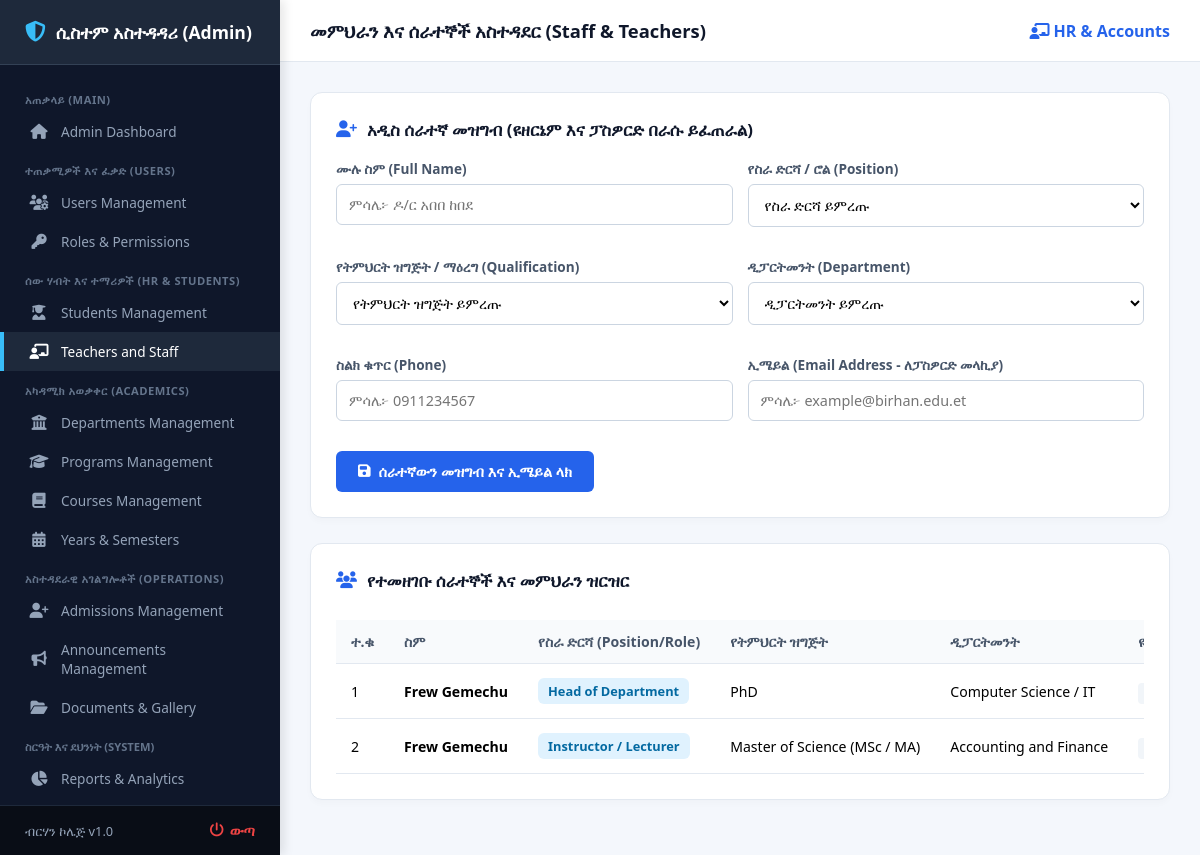
The app's page /admin/staff.php (signed in) with its own data.
### tables this page shows
CREATE TABLE `staff_teachers` (
  `id` int(11) NOT NULL,
  `full_name` varchar(150) NOT NULL,
  `position` varchar(100) NOT NULL,
  `qualification` varchar(100) DEFAULT NULL,
  `department` varchar(100) DEFAULT NULL,
  `phone` varchar(50) DEFAULT NULL,
  `email` varchar(100) DEFAULT NULL,
  `created_at` timestamp NOT NULL DEFAULT current_timestamp(),
  `username` varchar(100) DEFAULT NULL
);

### admin/staff.php (the view, shortened to what this page needs)
<?php
require_once '../config/config.php';
try {
    $pdo->exec("CREATE TABLE IF NOT EXISTS staff_teachers (
        id INT AUTO_INCREMENT PRIMARY KEY,
        full_name VARCHAR(150) NOT NULL,
        position VARCHAR(100) NOT NULL,
        qualification VARCHAR(100),
        department VARCHAR(100),
        phone VARCHAR(50),
        email VARCHAR(100),
        username VARCHAR(100) UNIQUE,
        created_at TIMESTAMP DEFAULT CURRENT_TIMESTAMP
    )");
    $pdo->exec("CREATE TABLE IF NOT EXISTS users (
        id INT AUTO_INCREMENT PRIMARY KEY,
        full_name VARCHAR(150) NOT NULL,
        username VARCHAR(100) UNIQUE NOT NULL,
        password VARCHAR(255) NOT NULL,
        role VARCHAR(50) DEFAULT 'Staff',
        created_at TIMESTAMP DEFAULT CURRENT_TIMESTAMP
    )");
} catch (Exception $e) {}
$staff_list = [];
try {
    $stmt = $pdo->query("SELECT * FROM staff_teachers ORDER BY id DESC");
    $staff_list = $stmt->fetchAll(PDO::FETCH_ASSOC);
} catch (Exception $e) {}
?>
<!DOCTYPE html>
<html lang="am">
<head>
    <link rel="stylesheet" href="https://cdnjs.cloudflare.com/ajax/libs/font-awesome/6.4.0/css/all.min.css">
</head>
<body>
    <?php include 'sidebar.php'; ?>
    <div class="main-container">
        <div class="topbar">
            <h3>መምህራን እና ሰራተኞች አስተዳደር (Staff & Teachers)</h3>
            <span style="font-weight: 600; color: #2563eb;"><i class="fa-solid fa-chalkboard-user"></i> HR & Accounts</span>
        </div>
        <div class="content-body">
            <div class="card">
                <h3><i class="fa-solid fa-user-plus"></i> አዲስ ሰራተኛ መዝግብ (ዩዘርኔም እና ፓስዎርድ በራሱ ይፈጠራል)</h3>
                <form method="POST">
                    <div style="display:grid; grid-template-columns: repeat(auto-fit, minmax(280px, 1fr)); gap: 15px;">
                        <div>
                            <label>ሙሉ ስም (Full Name)</label>
                            <input type="text" name="full_name" placeholder="ምሳሌ፦ ዶ/ር አበበ ከበደ" required>
                        </div>
                        <div>
                            <label>የስራ ድርሻ / ሮል (Position)</label>
                            <select name="position" required>
                                <option value="">የስራ ድርሻ ይምረጡ</option>
                            </select>
                        </div>
                        <div>
                            <label>የትምህርት ዝግጅት / ማዕረግ (Qualification)</label>
                            <select name="qualification" required>
                                <option value="">የትምህርት ዝግጅት ይምረጡ</option>
                            </select>
                        </div>
                        <div>
                            <label>ዲፓርትመንት (Department)</label>
                            <select name="department" required>
                                <option value="">ዲፓርትመንት ይምረጡ</option>
                            </select>
                        </div>
                        <div>
                            <label>ስልክ ቁጥር (Phone)</label>
                            <input type="text" name="phone" placeholder="ምሳሌ፦ 0911234567">
                        </div>
                        <div>
                            <label>ኢሜይል (Email Address - ለፓስዎርድ መላኪያ)</label>
                            <input type="email" name="email" placeholder="ምሳሌ፦ example@birhan.edu.et" required>
                        </div>
                    </div>
                    <button type="submit" name="add_staff" style="margin-top: 15px;"><i class="fa-solid fa-floppy-disk"></i> ሰራተኛውን መዝግብ እና ኢሜይል ላክ</button>
                </form>
            </div>
            <div class="card">
                <h3><i class="fa-solid fa-users"></i> የተመዘገቡ ሰራተኞች እና መምህራን ዝርዝር</h3>
                <div style="overflow-x: auto;">
                    <table>
                        <thead>
                            <tr>
                                <th>ተ.ቁ</th>
                                <th>ስም</th>
                                <th>የስራ ድርሻ (Position/Role)</th>
                                <th>የትምህርት ዝግጅት</th>
                                <th>ዲፓርትመንት</th>
                                <th>ዩዘርኔም (Username)</th>
                            </tr>
                        </thead>
                        <tbody>
                            <?php if(empty($staff_list)): ?>
                                <tr><td colspan="8" style="text-align:center; color:#64748b; padding:25px;">ምንም ሰራተኛ አልተመዘገበም።</td></tr>
                            <?php else: ?>
                                <?php $i=1; foreach($staff_list as $s): ?>
                                <tr>
                                    <td><?php echo $i++; ?></td>
                                    <td><strong><?php echo htmlspecialchars($s['full_name']); ?></strong></td>
                                    <td><span class="badge-pos"><?php echo htmlspecialchars($s['position']); ?></span></td>
                                    <td><?php echo htmlspecialchars($s['qualification']); ?></td>
                                    <td><?php echo htmlspecialchars($s['department']); ?></td>
                                    <td><span class="badge-user"><?php echo htmlspecialchars($s['username'] ?? 'N/A'); ?></span></td>
                                </tr>
                                <?php endforeach; ?>
                            <?php endif; ?>
                        </tbody>
                    </table>
                </div>
            </div>
        </div>
    </div>
</body>
</html>

### admin/staff.php (style rules this page uses)
* { box-sizing: border-box; margin: 0; padding: 0; font-family: 'Segoe UI', Tahoma, Geneva, Verdana, sans-serif; }
body { background-color: #f4f7fc; display: flex; height: 100vh; overflow: hidden; }
.main-container { flex: 1; display: flex; flex-direction: column; margin-left: 280px; overflow: hidden; width: calc(100% - 280px); }
.topbar { background: #fff; padding: 18px 30px; display: flex; justify-content: space-between; align-items: center; border-bottom: 1px solid #e2e8f0; }
.topbar h3 { font-size: 1.15rem; color: #0f172a; font-weight: 700; }
.content-body { padding: 30px; overflow-y: auto; flex: 1; }
.card { background: #fff; padding: 25px; border-radius: 12px; border: 1px solid #e2e8f0; margin-bottom: 25px; box-shadow: 0 4px 6px rgba(0,0,0,0.02); }
.card h3 { color: #0f172a; margin-bottom: 18px; font-size: 1.05rem; display: flex; align-items: center; gap: 10px; }
.card h3 i { color: #2563eb; }
label { font-size: 0.85rem; font-weight: 600; color: #475569; display: block; margin-bottom: 4px; }
input, select { width: 100%; padding: 10px 12px; margin-top: 2px; margin-bottom: 15px; border: 1px solid #cbd5e1; border-radius: 6px; font-size: 0.9rem; outline: none; background: #fff; }
button[type="submit"] { background: #2563eb; color: #fff; border: none; padding: 11px 22px; border-radius: 6px; cursor: pointer; font-weight: 600; font-size: 0.9rem; display: inline-flex; align-items: center; gap: 8px; transition: background 0.2s; }
table { width: 100%; border-collapse: collapse; margin-top: 10px; white-space: nowrap; }
th, td { padding: 12px 15px; border-bottom: 1px solid #e2e8f0; text-align: left; font-size: 0.88rem; }
th { background: #f8fafc; color: #475569; font-weight: 600; }
.badge-pos { background: #e0f2fe; color: #0369a1; padding: 4px 10px; border-radius: 6px; font-size: 0.8rem; font-weight: 600; display: inline-block; }
.badge-user { background: #f1f5f9; color: #334155; padding: 3px 8px; border-radius: 4px; font-size: 0.8rem; font-family: monospace; }

### records on screen
staff_teachers: full_name "Frew Gemechu", position "Head of Department", qualification "PhD", department "Computer Science / IT"
staff_teachers: full_name "Frew Gemechu", position "Instructor / Lecturer", qualification "Master of Science (MSc / MA)", department "Accounting and Finance"
